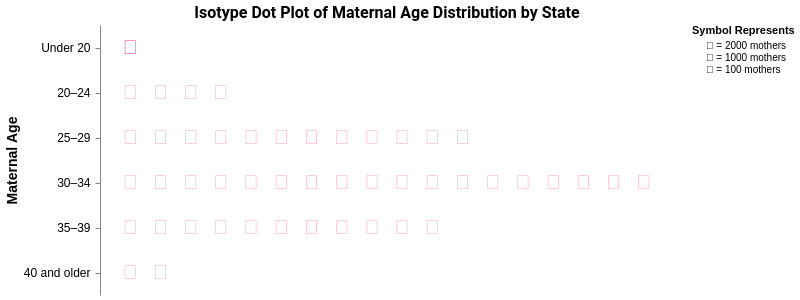

Specify this chart in Vega-Lite:
### Vega-Lite specification from a JSON file in a GitHub repository (floating-point values rounded to 4 significant figures)
{"$schema": "https://vega.github.io/schema/vega-lite/v5.json", "title": {"text": "Isotype Dot Plot of Maternal Age Distribution by State", "fontSize": 16, "font": "Roboto", "anchor": "middle", "color": "black"}, "config": {"view": {"stroke": null}}, "width": 800, "height": 300, "data": {"values": [{"Maternal_age": "Under 20", "State": "NSW", "Number": 1357}, {"Maternal_age": "Under 20", "State": "Vic", "Number": 684}, {"Maternal_age": "Under 20", "State": "Qld", "Number": 1482}, {"Maternal_age": "Under 20", "State": "WA", "Number": 595}, {"Maternal_age": "Under 20", "State": "SA", "Number": 286}, {"Maternal_age": "Under 20", "State": "Tas", "Number": 111}, {"Maternal_age": "Under 20", "State": "ACT", "Number": 53}, {"Maternal_age": "Under 20", "State": "NT", "Number": 201}, {"Maternal_age": "20–24", "State": "NSW", "Number": 8897}, {"Maternal_age": "20–24", "State": "Vic", "Number": 5380}, {"Maternal_age": "20–24", "State": "Qld", "Number": 8178}, {"Maternal_age": "20–24", "State": "WA", "Number": 3456}, {"Maternal_age": "20–24", "State": "SA", "Number": 1932}, {"Maternal_age": "20–24", "State": "Tas", "Number": 800}, {"Maternal_age": "20–24", "State": "ACT", "Number": 386}, {"Maternal_age": "20–24", "State": "NT", "Number": 590}, {"Maternal_age": "25–29", "State": "NSW", "Number": 24142}, {"Maternal_age": "25–29", "State": "Vic", "Number": 18583}, {"Maternal_age": "25–29", "State": "Qld", "Number": 17253}, {"Maternal_age": "25–29", "State": "WA", "Number": 8595}, {"Maternal_age": "25–29", "State": "SA", "Number": 5490}, {"Maternal_age": "25–29", "State": "Tas", "Number": 1762}, {"Maternal_age": "25–29", "State": "ACT", "Number": 1476}, {"Maternal_age": "25–29", "State": "NT", "Number": 999}, {"Maternal_age": "30–34", "State": "NSW", "Number": 36755}, {"Maternal_age": "30–34", "State": "Vic", "Number": 32578}, {"Maternal_age": "30–34", "State": "Qld", "Number": 21349}, {"Maternal_age": "30–34", "State": "WA", "Number": 12834}, {"Maternal_age": "30–34", "State": "SA", "Number": 7390}, {"Maternal_age": "30–34", "State": "Tas", "Number": 2097}, {"Maternal_age": "30–34", "State": "ACT", "Number": 2562}, {"Maternal_age": "30–34", "State": "NT", "Number": 1214}, {"Maternal_age": "35–39", "State": "NSW", "Number": 22080}, {"Maternal_age": "35–39", "State": "Vic", "Number": 19384}, {"Maternal_age": "35–39", "State": "Qld", "Number": 11757}, {"Maternal_age": "35–39", "State": "WA", "Number": 7284}, {"Maternal_age": "35–39", "State": "SA", "Number": 4001}, {"Maternal_age": "35–39", "State": "Tas", "Number": 1044}, {"Maternal_age": "35–39", "State": "ACT", "Number": 1563}, {"Maternal_age": "35–39", "State": "NT", "Number": 645}, {"Maternal_age": "40 and older", "State": "NSW", "Number": 4753}, {"Maternal_age": "40 and older", "State": "Vic", "Number": 4045}, {"Maternal_age": "40 and older", "State": "Qld", "Number": 2433}, {"Maternal_age": "40 and older", "State": "WA", "Number": 1437}, {"Maternal_age": "40 and older", "State": "SA", "Number": 810}, {"Maternal_age": "40 and older", "State": "Tas", "Number": 190}, {"Maternal_age": "40 and older", "State": "ACT", "Number": 312}, {"Maternal_age": "40 and older", "State": "NT", "Number": 133}]}, "transform": [{"filter": "datum.State != 'Not stated' && datum.State != 'Australia'"}, {"filter": {"selection": "StateSelector"}}, {"calculate": "(datum.Number >= 2000) ? 2000 : (datum.Number >= 1000) ? 1000 : (datum.Number >= 100) ? 100 : (datum.Number >= 10) ? 10 : 1", "as": "scalingFactor"}, {"calculate": "ceil(datum.Number / datum.scalingFactor)", "as": "symbolCount"}, {"calculate": "sequence(1, datum.symbolCount, 1)", "as": "symbolArray"}, {"flatten": ["symbolArray"]}, {"calculate": "datum.symbolArray - 1", "as": "symbolIndex"}, {"calculate": "datum.symbolIndex", "as": "col"}, {"calculate": "(datum.scalingFactor == 2000) ? '🤰' : (datum.scalingFactor == 1000) ? '👩' : (datum.scalingFactor == 100) ? '👧' : '👶'", "as": "emoji"}], "selection": {"StateSelector": {"type": "single", "fields": ["State"], "bind": {"input": "select", "options": ["NSW", "Vic", "Qld", "WA", "SA", "Tas", "ACT", "NT"], "name": "Select a State: "}, "init": {"State": "NSW"}}}, "mark": {"type": "text", "baseline": "middle", "align": "center"}, "encoding": {"y": {"field": "Maternal_age", "type": "ordinal", "axis": {"title": "Maternal Age", "labelFontSize": 12, "labelPadding": 5, "titleFontSize": 14}, "sort": ["Under 20", "20–24", "25–29", "30–34", "35–39", "40 and older"]}, "x": {"field": "col", "type": "ordinal", "axis": null, "scale": {"padding": 1}}, "text": {"field": "emoji"}, "size": {"value": 20}, "tooltip": [{"field": "Number", "type": "quantitative", "title": "Number of Mothers"}, {"field": "scalingFactor", "type": "quantitative", "title": "Each Symbol Represents"}, {"field": "Maternal_age", "type": "nominal", "title": "Maternal Age"}, {"field": "State", "type": "nominal", "title": "State"}], "color": {"field": "scalingFactor", "type": "nominal", "scale": {"domain": [2000, 1000, 100], "range": ["#FFC0CB", "#FF69B4", "#FF1493"]}, "legend": {"title": "Symbol Represents", "symbolStrokeColor": null, "symbolSize": 0, "labelExpr": "datum.label == 2000 ? '🤰 = 2000 mothers' : datum.label == 1000 ? '👩 = 1000 mothers' : '👧 = 100 mothers'"}}}, "autosize": {"type": "fit", "contains": "padding"}}
